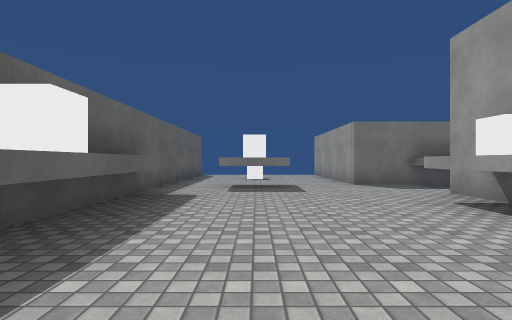
[1] (above)

20 first-person views from a walk through a Unity game level. The camera is 1.2 m above the floor, looks level and sees 80° across. The floor is counted in squares, 2 m on a side. Each view is taken from the middle of a square. On the plan, view 1 faces up. The plan holds only what a view shows up to about 9 squares ahead; the rest is blank. The place goes on beyond the plan. The player character is not drawn. Surface patterns are stand-ins for the level's own textures.

[2]
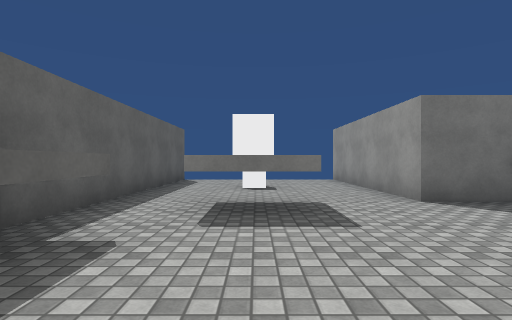

[3]
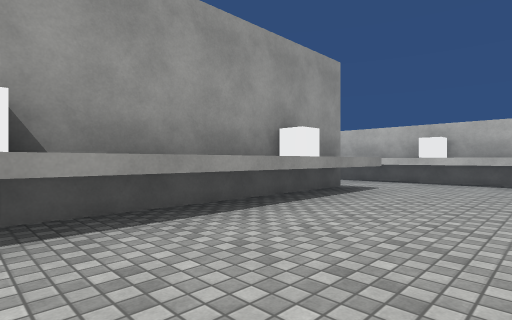

[4]
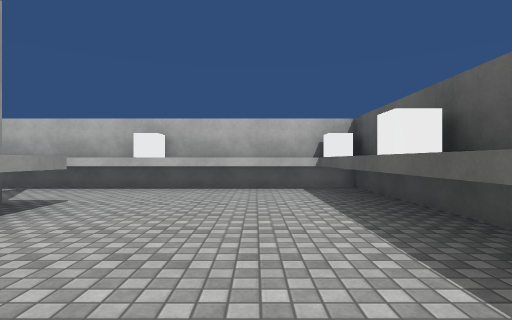

[5]
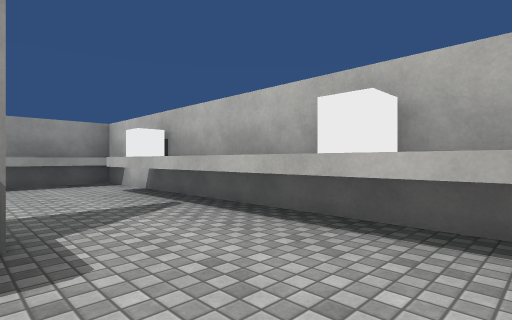

[6]
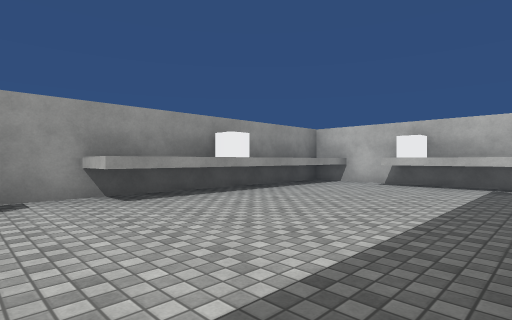

[7]
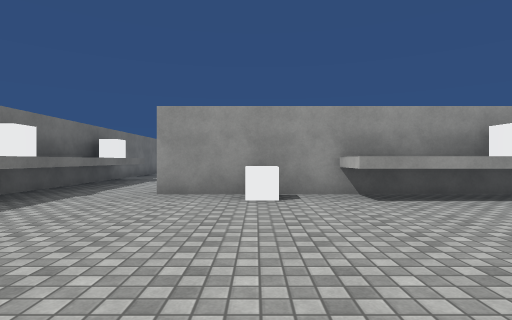

[8]
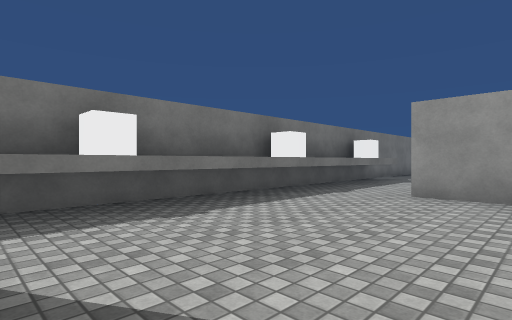

[9]
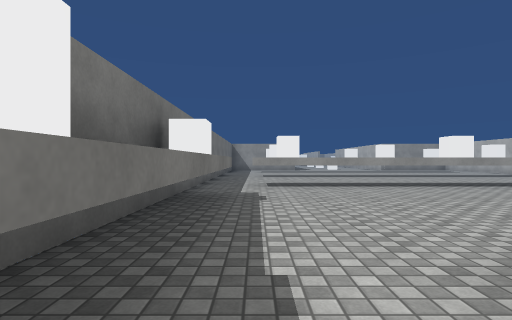

[10]
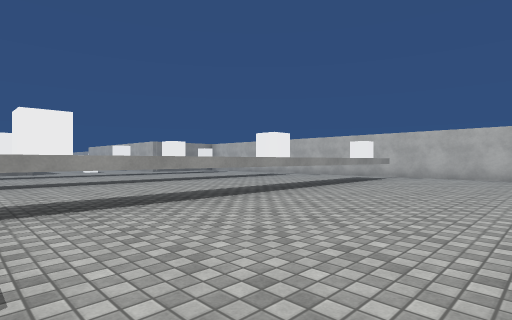

[11]
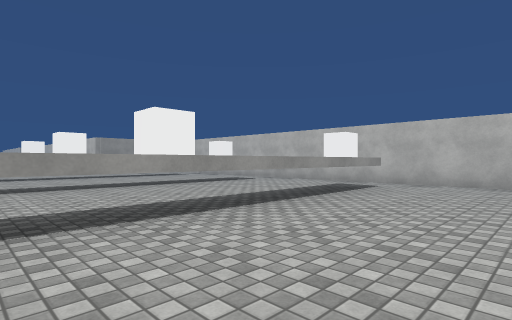

[12]
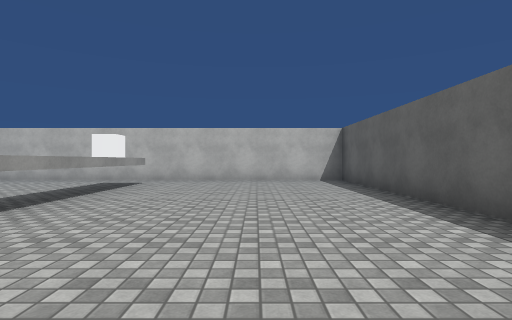

[13]
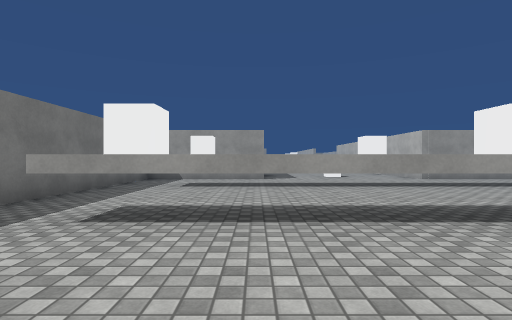

[14]
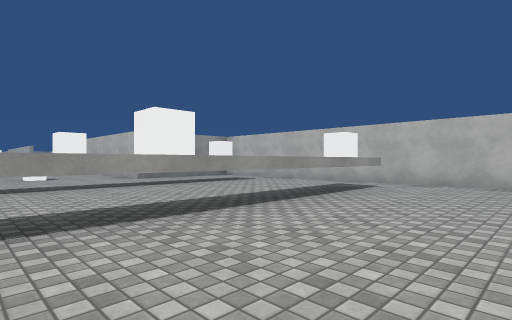

[15]
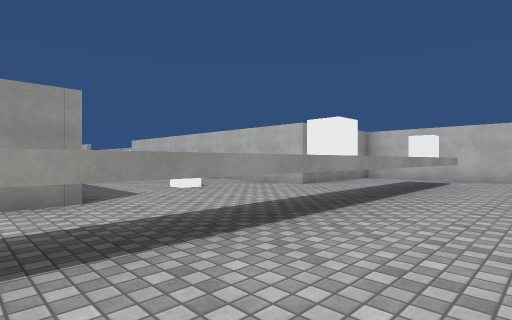

[16]
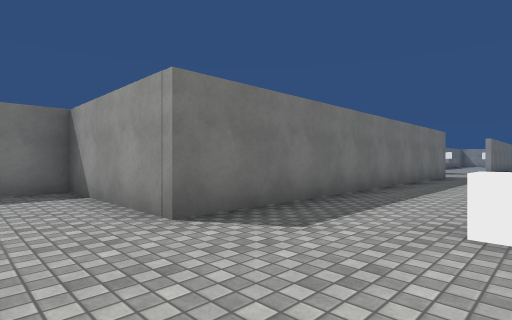

[17]
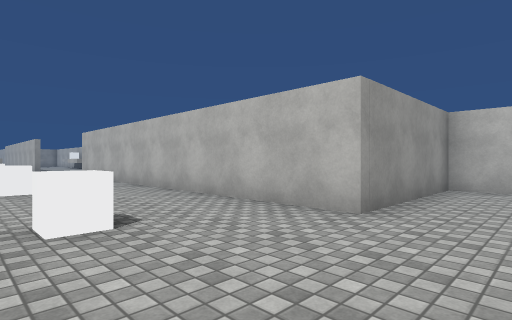

[18]
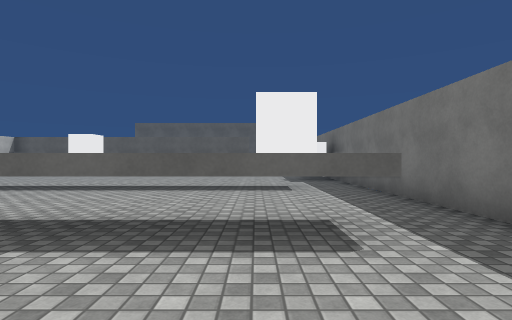

[19]
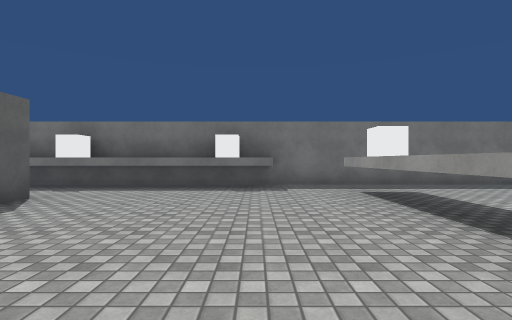

[20]
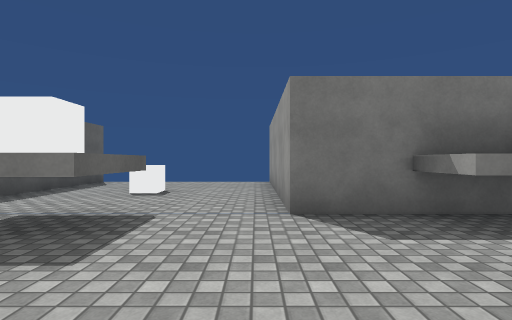

### Floor plan
Key: @ floor where view 1 was taken; # wall or solid block; . floor; ^ raised ledge; C white cube.
Columns run from 3 left of view 1 to 32 right of it. Each row starts with its distance up from view 1.
 12 #.....#
 11 #.....#
 10 #..C..#
  9 #.....#
  8 #.....########################
  7 #..C...^C^^^C^^C^............#
  6 #.................^...^...^..#
  5  ^.....#..........C...C...C..#
  4  #....C#....#.....^...^...^..#######
  3  #....^.....C.....^...^...^.........
  2  #....^.....#.....^...^...^.........
  1  #....^.....#.....C...C...C...C...C
  0  #.@..C.....#.....^...^...^.......
 -1  #....C.....#.....^...^...^.........
 -2  #....^.....#.....^...^...^..#######
 -3  #..........#.....C...C...C..#
 -4  #^^^C^^^CC.#................#
 -5  ####C###C####################

Where each view was taken, in squares from view 1:
view 1: 0 up, 0 right, facing up
view 2: 3 up, 0 right, facing up
view 3: 4 up, 0 right, facing down-right
view 4: 2 up, 0 right, facing down
view 5: 2 down, 1 right, facing down-right
view 6: 3 up, 4 right, facing down-right
view 7: 3 up, 4 right, facing right
view 8: 3 up, 4 right, facing up-right
view 9: 6 up, 8 right, facing right
view 10: 6 up, 11 right, facing down-right
view 11: 3 up, 12 right, facing down-right
view 12: 4 up, 12 right, facing down
view 13: 4 up, 16 right, facing right
view 14: 3 up, 16 right, facing down-right
view 15: 5 up, 21 right, facing down-right
view 16: 1 up, 24 right, facing up-right
view 17: 2 up, 24 right, facing down-right
view 18: 5 up, 22 right, facing left
view 19: 0 up, 13 right, facing up
view 20: 4 up, 2 right, facing up
